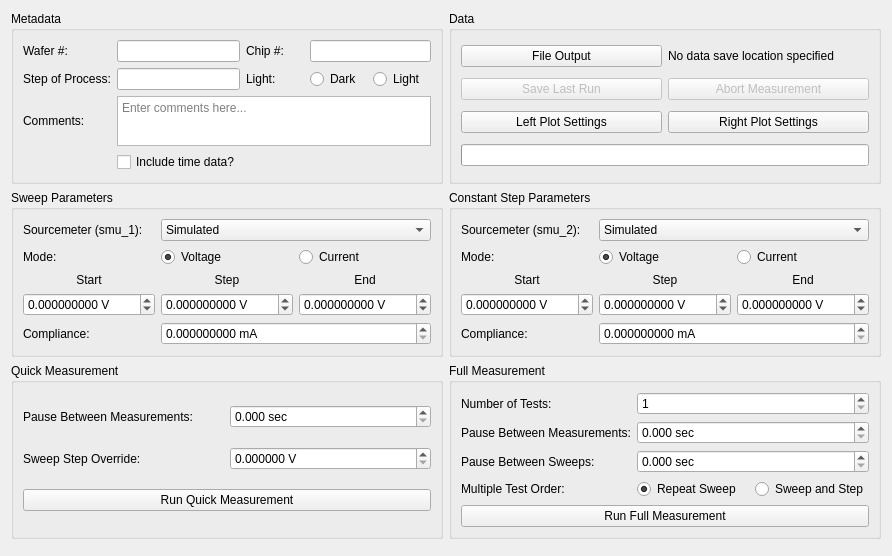
      <widget class="QWidget" name="tab_sweep_measurement">
       <attribute name="title">
        <string>Sweep Measurement</string>
       </attribute>
       <layout class="QGridLayout" name="gridLayout">
        <item row="0" column="0">
         <widget class="QGroupBox" name="groupBox_3">
          <property name="minimumSize">
           <size>
            <width>425</width>
            <height>0</height>
           </size>
          </property>
          <property name="title">
           <string>Metadata</string>
          </property>
          <layout class="QGridLayout" name="gridLayout_3">
           <item row="0" column="2">
            <widget class="QLabel" name="label_13">
             <property name="text">
              <string>Chip #:</string>
             </property>
            </widget>
           </item>
           <item row="1" column="4">
            <widget class="QRadioButton" name="sm_meta_light">
             <property name="text">
              <string>Light</string>
             </property>
            </widget>
           </item>
           <item row="1" column="1">
            <widget class="QLineEdit" name="sm_meta_step">
             <property name="sizePolicy">
              <sizepolicy hsizetype="Minimum" vsizetype="Fixed">
               <horstretch>0</horstretch>
               <verstretch>0</verstretch>
              </sizepolicy>
             </property>
            </widget>
           </item>
           <item row="1" column="2">
            <widget class="QLabel" name="label_14">
             <property name="text">
              <string>Light:</string>
             </property>
            </widget>
           </item>
           <item row="0" column="3" colspan="2">
            <widget class="QLineEdit" name="sm_meta_chip">
             <property name="sizePolicy">
              <sizepolicy hsizetype="Minimum" vsizetype="Fixed">
               <horstretch>0</horstretch>
               <verstretch>0</verstretch>
              </sizepolicy>
             </property>
            </widget>
           </item>
           <item row="1" column="3">
            <widget class="QRadioButton" name="sm_meta_dark">
             <property name="text">
              <string>Dark</string>
             </property>
            </widget>
           </item>
           <item row="3" column="0">
            <widget class="QLabel" name="label_15">
             <property name="text">
              <string>Comments:</string>
             </property>
            </widget>
           </item>
           <item row="3" column="1" colspan="4">
            <widget class="QPlainTextEdit" name="sm_meta_comments">
             <property name="sizePolicy">
              <sizepolicy hsizetype="Minimum" vsizetype="Expanding">
               <horstretch>0</horstretch>
               <verstretch>0</verstretch>
              </sizepolicy>
             </property>
             <property name="maximumSize">
              <size>
               <width>16777215</width>
               <height>50</height>
              </size>
             </property>
             <property name="placeholderText">
              <string>Enter comments here...</string>
             </property>
            </widget>
           </item>
           <item row="0" column="1">
            <widget class="QLineEdit" name="sm_meta_wafer">
             <property name="sizePolicy">
              <sizepolicy hsizetype="Minimum" vsizetype="Fixed">
               <horstretch>0</horstretch>
               <verstretch>0</verstretch>
              </sizepolicy>
             </property>
            </widget>
           </item>
           <item row="0" column="0">
            <widget class="QLabel" name="label_11">
             <property name="text">
              <string>Wafer #:</string>
             </property>
            </widget>
           </item>
           <item row="1" column="0">
            <widget class="QLabel" name="label_12">
             <property name="text">
              <string>Step of Process:</string>
             </property>
            </widget>
           </item>
           <item row="4" column="1">
            <widget class="QCheckBox" name="sm_meta_time_data">
             <property name="text">
              <string>Include time data?</string>
             </property>
            </widget>
           </item>
          </layout>
         </widget>
        </item>
        <item row="3" column="0">
         <widget class="DataPlot" name="sm_plot_1" native="true">
          <property name="sizePolicy">
           <sizepolicy hsizetype="Expanding" vsizetype="Expanding">
            <horstretch>0</horstretch>
            <verstretch>1</verstretch>
           </sizepolicy>
          </property>
         </widget>
        </item>
        <item row="1" column="0">
         <widget class="QGroupBox" name="groupBox">
          <property name="minimumSize">
           <size>
            <width>425</width>
            <height>0</height>
           </size>
          </property>
          <property name="title">
           <string>Sweep Parameters</string>
          </property>
          <layout class="QGridLayout" name="gridLayout_11">
           <item row="2" column="1">
            <widget class="QLabel" name="label_3">
             <property name="sizePolicy">
              <sizepolicy hsizetype="Preferred" vsizetype="Maximum">
               <horstretch>0</horstretch>
               <verstretch>0</verstretch>
              </sizepolicy>
             </property>
             <property name="text">
              <string>Step</string>
             </property>
             <property name="alignment">
              <set>Qt::AlignmentFlag::AlignCenter</set>
             </property>
            </widget>
           </item>
           <item row="2" column="2">
            <widget class="QLabel" name="label_4">
             <property name="sizePolicy">
              <sizepolicy hsizetype="Preferred" vsizetype="Maximum">
               <horstretch>0</horstretch>
               <verstretch>0</verstretch>
              </sizepolicy>
             </property>
             <property name="text">
              <string>End</string>
             </property>
             <property name="alignment">
              <set>Qt::AlignmentFlag::AlignCenter</set>
             </property>
            </widget>
           </item>
           <item row="3" column="2">
            <widget class="QDoubleSpinBox" name="sm_param_sweep_end">
             <property name="suffix">
              <string> V</string>
             </property>
             <property name="decimals">
              <number>9</number>
             </property>
             <property name="minimum">
              <double>-1100.000000000000000</double>
             </property>
             <property name="maximum">
              <double>1100.000000000000000</double>
             </property>
             <property name="stepType">
              <enum>QAbstractSpinBox::StepType::AdaptiveDecimalStepType</enum>
             </property>
            </widget>
           </item>
           <item row="3" column="0">
            <widget class="QDoubleSpinBox" name="sm_param_sweep_start">
             <property name="suffix">
              <string> V</string>
             </property>
             <property name="decimals">
              <number>9</number>
             </property>
             <property name="minimum">
              <double>-1100.000000000000000</double>
             </property>
             <property name="maximum">
              <double>1100.000000000000000</double>
             </property>
             <property name="stepType">
              <enum>QAbstractSpinBox::StepType::AdaptiveDecimalStepType</enum>
             </property>
            </widget>
           </item>
           <item row="2" column="0">
            <widget class="QLabel" name="label">
             <property name="sizePolicy">
              <sizepolicy hsizetype="Preferred" vsizetype="Maximum">
               <horstretch>0</horstretch>
               <verstretch>0</verstretch>
              </sizepolicy>
             </property>
             <property name="text">
              <string>Start</string>
             </property>
             <property name="alignment">
              <set>Qt::AlignmentFlag::AlignCenter</set>
             </property>
            </widget>
           </item>
           <item row="3" column="1">
            <widget class="QDoubleSpinBox" name="sm_param_sweep_step">
             <property name="suffix">
              <string> V</string>
             </property>
             <property name="decimals">
              <number>9</number>
             </property>
             <property name="minimum">
              <double>-1100.000000000000000</double>
             </property>
             <property name="maximum">
              <double>1100.000000000000000</double>
             </property>
             <property name="stepType">
              <enum>QAbstractSpinBox::StepType::AdaptiveDecimalStepType</enum>
             </property>
            </widget>
           </item>
           <item row="1" column="1">
            <widget class="QRadioButton" name="sm_param_sweep_voltage">
             <property name="text">
              <string>Voltage</string>
             </property>
             <property name="checked">
              <bool>true</bool>
             </property>
            </widget>
           </item>
           <item row="1" column="2">
            <widget class="QRadioButton" name="sm_param_sweep_current">
             <property name="text">
              <string>Current</string>
             </property>
            </widget>
           </item>
           <item row="0" column="1" colspan="2">
            <widget class="QComboBox" name="sm_sweep_smu_select">
             <item>
              <property name="text">
               <string>Simulated</string>
              </property>
             </item>
            </widget>
           </item>
           <item row="0" column="0">
            <widget class="QLabel" name="label_5">
             <property name="text">
              <string>Sourcemeter (smu_1):</string>
             </property>
            </widget>
           </item>
           <item row="1" column="0">
            <widget class="QLabel" name="label_6">
             <property name="text">
              <string>Mode:</string>
             </property>
            </widget>
           </item>
           <item row="4" column="0">
            <widget class="QLabel" name="label_17">
             <property name="text">
              <string>Compliance:</string>
             </property>
            </widget>
           </item>
           <item row="4" column="1" colspan="2">
            <widget class="QDoubleSpinBox" name="sm_param_sweep_compliance">
             <property name="suffix">
              <string> mA</string>
             </property>
             <property name="decimals">
              <number>9</number>
             </property>
             <property name="maximum">
              <double>1000.000000000000000</double>
             </property>
             <property name="stepType">
              <enum>QAbstractSpinBox::StepType::AdaptiveDecimalStepType</enum>
             </property>
             <property name="value">
              <double>0.000000000000000</double>
             </property>
            </widget>
           </item>
          </layout>
         </widget>
        </item>
        <item row="0" column="1">
         <widget class="QGroupBox" name="groupBox_8">
          <property name="minimumSize">
           <size>
            <width>425</width>
            <height>0</height>
           </size>
          </property>
          <property name="title">
           <string>Data</string>
          </property>
          <layout class="QGridLayout" name="gridLayout_9">
           <item row="3" column="0">
            <widget class="QPushButton" name="sm_left_plot_settings">
             <property name="text">
              <string>Left Plot Settings</string>
             </property>
            </widget>
           </item>
           <item row="2" column="1">
            <widget class="QPushButton" name="sm_abort">
             <property name="enabled">
              <bool>false</bool>
             </property>
             <property name="text">
              <string>Abort Measurement</string>
             </property>
            </widget>
           </item>
           <item row="0" column="1">
            <widget class="QLabel" name="sm_file_output_path">
             <property name="text">
              <string>No data save location specified</string>
             </property>
            </widget>
           </item>
           <item row="4" column="0" colspan="2">
            <widget class="QProgressBar" name="sm_progress">
             <property name="value">
              <number>0</number>
             </property>
             <property name="textVisible">
              <bool>false</bool>
             </property>
            </widget>
           </item>
           <item row="0" column="0">
            <widget class="QPushButton" name="sm_file_output">
             <property name="text">
              <string>File Output</string>
             </property>
            </widget>
           </item>
           <item row="2" column="0">
            <widget class="QPushButton" name="sm_save_last_run">
             <property name="enabled">
              <bool>false</bool>
             </property>
             <property name="text">
              <string>Save Last Run</string>
             </property>
            </widget>
           </item>
           <item row="3" column="1">
            <widget class="QPushButton" name="sm_right_plot_settings">
             <property name="text">
              <string>Right Plot Settings</string>
             </property>
            </widget>
           </item>
          </layout>
         </widget>
        </item>
        <item row="2" column="1">
         <widget class="QGroupBox" name="groupBox_6">
          <property name="minimumSize">
           <size>
            <width>425</width>
            <height>0</height>
           </size>
          </property>
          <property name="title">
           <string>Full Measurement</string>
          </property>
          <layout class="QGridLayout" name="gridLayout_6">
           <item row="3" column="1">
            <widget class="QRadioButton" name="sm_param_repeat_sweep">
             <property name="text">
              <string>Repeat Sweep</string>
             </property>
             <property name="checked">
              <bool>true</bool>
             </property>
            </widget>
           </item>
           <item row="3" column="0">
            <widget class="QLabel" name="label_18">
             <property name="text">
              <string>Multiple Test Order:</string>
             </property>
            </widget>
           </item>
           <item row="1" column="0">
            <widget class="QLabel" name="label_26">
             <property name="text">
              <string>Pause Between Measurements:</string>
             </property>
            </widget>
           </item>
           <item row="2" column="0">
            <widget class="QLabel" name="label_25">
             <property name="text">
              <string>Pause Between Sweeps:</string>
             </property>
            </widget>
           </item>
           <item row="0" column="0">
            <widget class="QLabel" name="label_22">
             <property name="text">
              <string>Number of Tests:</string>
             </property>
            </widget>
           </item>
           <item row="3" column="2">
            <widget class="QRadioButton" name="sm_param_sweep_then_step">
             <property name="text">
              <string>Sweep and Step</string>
             </property>
             <property name="checked">
              <bool>false</bool>
             </property>
            </widget>
           </item>
           <item row="2" column="1" colspan="2">
            <widget class="QDoubleSpinBox" name="sm_param_pause_between_sweeps">
             <property name="suffix">
              <string> sec</string>
             </property>
             <property name="decimals">
              <number>3</number>
             </property>
             <property name="maximum">
              <double>100.000000000000000</double>
             </property>
             <property name="stepType">
              <enum>QAbstractSpinBox::StepType::AdaptiveDecimalStepType</enum>
             </property>
            </widget>
           </item>
           <item row="1" column="1" colspan="2">
            <widget class="QDoubleSpinBox" name="sm_param_pause_between_measurements">
             <property name="suffix">
              <string> sec</string>
             </property>
             <property name="decimals">
              <number>3</number>
             </property>
             <property name="maximum">
              <double>100.000000000000000</double>
             </property>
             <property name="stepType">
              <enum>QAbstractSpinBox::StepType::AdaptiveDecimalStepType</enum>
             </property>
            </widget>
           </item>
           <item row="0" column="1" colspan="2">
            <widget class="QSpinBox" name="sm_param_number_of_tests">
             <property name="minimum">
              <number>1</number>
             </property>
             <property name="maximum">
              <number>100</number>
             </property>
             <property name="stepType">
              <enum>QAbstractSpinBox::StepType::AdaptiveDecimalStepType</enum>
             </property>
             <property name="value">
              <number>1</number>
             </property>
            </widget>
           </item>
           <item row="4" column="0" colspan="3">
            <widget class="QPushButton" name="sm_run_full_measurement">
             <property name="text">
              <string>Run Full Measurement</string>
             </property>
            </widget>
           </item>
          </layout>
         </widget>
        </item>
        <item row="3" column="1">
         <widget class="DataPlot" name="sm_plot_2" native="true">
          <property name="sizePolicy">
           <sizepolicy hsizetype="Expanding" vsizetype="Expanding">
            <horstretch>0</horstretch>
            <verstretch>1</verstretch>
           </sizepolicy>
          </property>
         </widget>
        </item>
        <item row="2" column="0">
         <widget class="QGroupBox" name="groupBox_7">
          <property name="minimumSize">
           <size>
            <width>425</width>
            <height>0</height>
           </size>
          </property>
          <property name="title">
           <string>Quick Measurement</string>
          </property>
          <layout class="QGridLayout" name="gridLayout_10">
           <item row="1" column="1">
            <widget class="QDoubleSpinBox" name="sm_param_quick_sweep_step_override">
             <property name="suffix">
              <string> V</string>
             </property>
             <property name="decimals">
              <number>6</number>
             </property>
             <property name="maximum">
              <double>1000.000000000000000</double>
             </property>
             <property name="stepType">
              <enum>QAbstractSpinBox::StepType::AdaptiveDecimalStepType</enum>
             </property>
            </widget>
           </item>
           <item row="1" column="0">
            <widget class="QLabel" name="label_28">
             <property name="text">
              <string>Sweep Step Override:</string>
             </property>
             <property name="wordWrap">
              <bool>true</bool>
             </property>
            </widget>
           </item>
           <item row="2" column="0" colspan="2">
            <widget class="QPushButton" name="sm_run_quick_measurement">
             <property name="text">
              <string>Run Quick Measurement</string>
             </property>
            </widget>
           </item>
           <item row="0" column="1">
            <widget class="QDoubleSpinBox" name="sm_param_quick_pause_between_measurements">
             <property name="suffix">
              <string> sec</string>
             </property>
             <property name="decimals">
              <number>3</number>
             </property>
             <property name="maximum">
              <double>100.000000000000000</double>
             </property>
             <property name="stepType">
              <enum>QAbstractSpinBox::StepType::AdaptiveDecimalStepType</enum>
             </property>
            </widget>
           </item>
           <item row="0" column="0">
            <widget class="QLabel" name="label_29">
             <property name="text">
              <string>Pause Between Measurements:</string>
             </property>
            </widget>
           </item>
          </layout>
         </widget>
        </item>
        <item row="1" column="1">
         <widget class="QGroupBox" name="groupBox_2">
          <property name="minimumSize">
           <size>
            <width>425</width>
            <height>0</height>
           </size>
          </property>
          <property name="title">
           <string>Constant Step Parameters</string>
          </property>
          <layout class="QGridLayout" name="gridLayout_2">
           <item row="1" column="1">
            <widget class="QRadioButton" name="sm_param_constant_voltage">
             <property name="text">
              <string>Voltage</string>
             </property>
             <property name="checked">
              <bool>true</bool>
             </property>
            </widget>
           </item>
           <item row="3" column="0">
            <widget class="QDoubleSpinBox" name="sm_param_constant_start">
             <property name="suffix">
              <string> V</string>
             </property>
             <property name="decimals">
              <number>9</number>
             </property>
             <property name="minimum">
              <double>-1100.000000000000000</double>
             </property>
             <property name="maximum">
              <double>1100.000000000000000</double>
             </property>
             <property name="stepType">
              <enum>QAbstractSpinBox::StepType::AdaptiveDecimalStepType</enum>
             </property>
            </widget>
           </item>
           <item row="0" column="1" colspan="2">
            <widget class="QComboBox" name="sm_constant_smu_select">
             <item>
              <property name="text">
               <string>Simulated</string>
              </property>
             </item>
            </widget>
           </item>
           <item row="4" column="1" colspan="2">
            <widget class="QDoubleSpinBox" name="sm_param_constant_compliance">
             <property name="suffix">
              <string> mA</string>
             </property>
             <property name="decimals">
              <number>9</number>
             </property>
             <property name="maximum">
              <double>1000.000000000000000</double>
             </property>
             <property name="stepType">
              <enum>QAbstractSpinBox::StepType::AdaptiveDecimalStepType</enum>
             </property>
             <property name="value">
              <double>0.000000000000000</double>
             </property>
            </widget>
           </item>
           <item row="4" column="0">
            <widget class="QLabel" name="label_9">
             <property name="text">
              <string>Compliance:</string>
             </property>
            </widget>
           </item>
           <item row="0" column="0">
            <widget class="QLabel" name="label_8">
             <property name="text">
              <string>Sourcemeter (smu_2):</string>
             </property>
            </widget>
           </item>
           <item row="1" column="0">
            <widget class="QLabel" name="label_10">
             <property name="text">
              <string>Mode:</string>
             </property>
            </widget>
           </item>
           <item row="1" column="2">
            <widget class="QRadioButton" name="sm_param_constant_current">
             <property name="text">
              <string>Current</string>
             </property>
            </widget>
           </item>
           <item row="2" column="0">
            <widget class="QLabel" name="label_2">
             <property name="sizePolicy">
              <sizepolicy hsizetype="Preferred" vsizetype="Maximum">
               <horstretch>0</horstretch>
               <verstretch>0</verstretch>
              </sizepolicy>
             </property>
             <property name="text">
              <string>Start</string>
             </property>
             <property name="alignment">
              <set>Qt::AlignmentFlag::AlignCenter</set>
             </property>
            </widget>
           </item>
           <item row="3" column="1">
            <widget class="QDoubleSpinBox" name="sm_param_constant_step">
             <property name="suffix">
              <string> V</string>
             </property>
             <property name="decimals">
              <number>9</number>
             </property>
             <property name="minimum">
              <double>-1100.000000000000000</double>
             </property>
             <property name="maximum">
              <double>1100.000000000000000</double>
             </property>
             <property name="stepType">
              <enum>QAbstractSpinBox::StepType::AdaptiveDecimalStepType</enum>
             </property>
            </widget>
           </item>
           <item row="2" column="1">
            <widget class="QLabel" name="label_7">
             <property name="sizePolicy">
              <sizepolicy hsizetype="Preferred" vsizetype="Maximum">
               <horstretch>0</horstretch>
               <verstretch>0</verstretch>
              </sizepolicy>
             </property>
             <property name="text">
              <string>Step</string>
             </property>
             <property name="alignment">
              <set>Qt::AlignmentFlag::AlignCenter</set>
             </property>
            </widget>
           </item>
           <item row="3" column="2">
            <widget class="QDoubleSpinBox" name="sm_param_constant_end">
             <property name="suffix">
              <string> V</string>
             </property>
             <property name="decimals">
              <number>9</number>
             </property>
             <property name="minimum">
              <double>-1100.000000000000000</double>
             </property>
             <property name="maximum">
              <double>1100.000000000000000</double>
             </property>
             <property name="stepType">
              <enum>QAbstractSpinBox::StepType::AdaptiveDecimalStepType</enum>
             </property>
            </widget>
           </item>
           <item row="2" column="2">
            <widget class="QLabel" name="label_16">
             <property name="sizePolicy">
              <sizepolicy hsizetype="Preferred" vsizetype="Maximum">
               <horstretch>0</horstretch>
               <verstretch>0</verstretch>
              </sizepolicy>
             </property>
             <property name="text">
              <string>End</string>
             </property>
             <property name="alignment">
              <set>Qt::AlignmentFlag::AlignCenter</set>
             </property>
            </widget>
           </item>
          </layout>
         </widget>
        </item>
       </layout>
      </widget>
